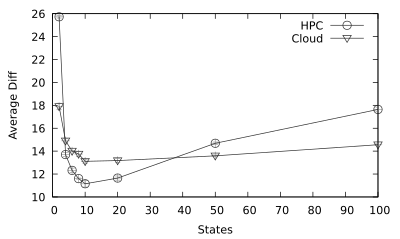

gnuplot code for this plot:
#set term png size 800,400
#set output 'by-state-avgdiff.png'

set terminal pdf size 4,2.4
set output 'by-state-avgdiff.pdf'

#x axis formatting
set xlabel 'States'

#y axis formatting
set ylabel 'Average Diff'

# styles
set style line 1 \
    linecolor rgb '#303030' \
    linetype 1 linewidth 1.0 \
    pointtype 6 pointsize 1.0
set style line 2 \
    linecolor rgb '#303030' \
    linetype 1 linewidth 1.0 \
    pointtype 25 pointsize 1.0
set style line 3 \
    linecolor rgb '#A0A0A0' \
    linetype 1 linewidth 1

set autoscale

plot \
    "by-state-avgdiff-hpc.csv" using 1:2:3 with errorbars ls 3 notitle, "" using 1:2 with linespoints ls 1 title 'HPC', \
    "by-state-avgdiff-uninet.csv" using 1:2:3 with errorbars ls 3 notitle, "" using 1:2 with linespoints ls 2 title 'Cloud'
